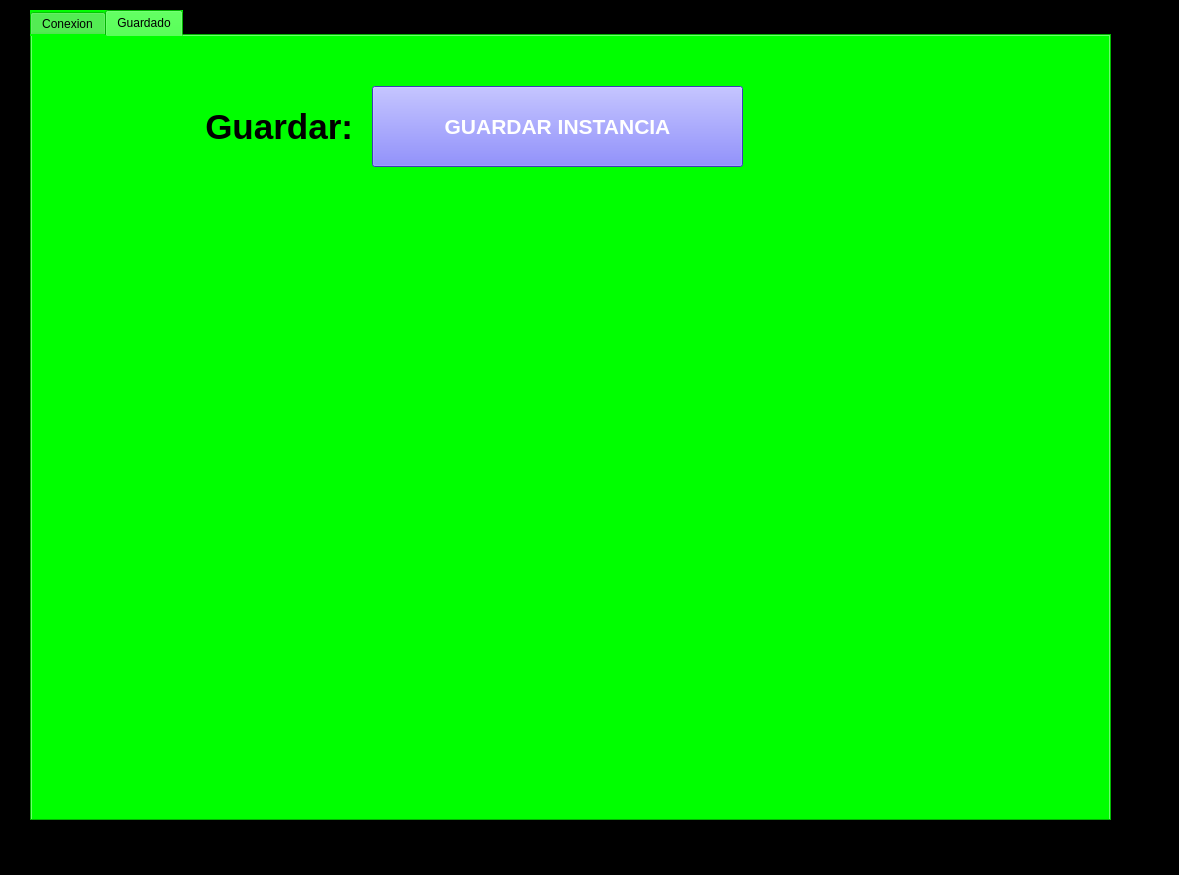
<?xml version="1.0" encoding="UTF-8"?>
<ui version="4.0">
 <class>MainWindow</class>
 <widget class="QMainWindow" name="MainWindow">
  <property name="geometry">
   <rect>
    <x>0</x>
    <y>0</y>
    <width>1179</width>
    <height>875</height>
   </rect>
  </property>
  <property name="windowTitle">
   <string>MainWindow</string>
  </property>
  <property name="styleSheet">
   <string notr="true">background-color: rgb(0, 0, 0);</string>
  </property>
  <widget class="QWidget" name="centralwidget">
   <widget class="QTabWidget" name="tabWidget">
    <property name="geometry">
     <rect>
      <x>30</x>
      <y>10</y>
      <width>1081</width>
      <height>811</height>
     </rect>
    </property>
    <property name="styleSheet">
     <string notr="true">background-color: rgb(0, 255, 0);</string>
    </property>
    <property name="currentIndex">
     <number>1</number>
    </property>
    <widget class="QWidget" name="tab">
     <attribute name="title">
      <string>Conexion</string>
     </attribute>
     <widget class="QLabel" name="label_3">
      <property name="geometry">
       <rect>
        <x>110</x>
        <y>270</y>
        <width>201</width>
        <height>81</height>
       </rect>
      </property>
      <property name="font">
       <font>
        <pointsize>26</pointsize>
        <weight>75</weight>
        <bold>true</bold>
       </font>
      </property>
      <property name="text">
       <string>DATOS:</string>
      </property>
      <property name="alignment">
       <set>Qt::AlignRight|Qt::AlignTrailing|Qt::AlignVCenter</set>
      </property>
     </widget>
     <widget class="QPushButton" name="btn_control">
      <property name="geometry">
       <rect>
        <x>690</x>
        <y>350</y>
        <width>311</width>
        <height>81</height>
       </rect>
      </property>
      <property name="font">
       <font>
        <pointsize>16</pointsize>
        <weight>75</weight>
        <bold>true</bold>
       </font>
      </property>
      <property name="styleSheet">
       <string notr="true">background-color: rgb(85, 85, 255);
color: rgb(255, 255, 255);</string>
      </property>
      <property name="text">
       <string>PRENDER</string>
      </property>
     </widget>
     <widget class="QLabel" name="label_2">
      <property name="geometry">
       <rect>
        <x>100</x>
        <y>150</y>
        <width>221</width>
        <height>81</height>
       </rect>
      </property>
      <property name="font">
       <font>
        <pointsize>26</pointsize>
        <weight>75</weight>
        <bold>true</bold>
       </font>
      </property>
      <property name="text">
       <string>Estado:</string>
      </property>
      <property name="alignment">
       <set>Qt::AlignRight|Qt::AlignTrailing|Qt::AlignVCenter</set>
      </property>
     </widget>
     <widget class="QListWidget" name="datosSensor">
      <property name="geometry">
       <rect>
        <x>150</x>
        <y>350</y>
        <width>491</width>
        <height>411</height>
       </rect>
      </property>
      <property name="styleSheet">
       <string notr="true">background-color: rgb(255, 255, 255);</string>
      </property>
     </widget>
     <widget class="QLabel" name="txt_estado">
      <property name="geometry">
       <rect>
        <x>350</x>
        <y>150</y>
        <width>441</width>
        <height>81</height>
       </rect>
      </property>
      <property name="font">
       <font>
        <pointsize>26</pointsize>
        <weight>75</weight>
        <bold>true</bold>
       </font>
      </property>
      <property name="text">
       <string>DESCONECTADO</string>
      </property>
      <property name="alignment">
       <set>Qt::AlignCenter</set>
      </property>
     </widget>
     <widget class="QPushButton" name="btn_conexion">
      <property name="geometry">
       <rect>
        <x>92</x>
        <y>40</y>
        <width>311</width>
        <height>81</height>
       </rect>
      </property>
      <property name="font">
       <font>
        <pointsize>16</pointsize>
        <weight>75</weight>
        <bold>true</bold>
       </font>
      </property>
      <property name="styleSheet">
       <string notr="true">background-color: rgb(170, 0, 255);
color: rgb(255, 255, 255);</string>
      </property>
      <property name="text">
       <string>CONECTAR</string>
      </property>
     </widget>
     <widget class="QLabel" name="label_4">
      <property name="geometry">
       <rect>
        <x>650</x>
        <y>270</y>
        <width>271</width>
        <height>81</height>
       </rect>
      </property>
      <property name="font">
       <font>
        <pointsize>26</pointsize>
        <weight>75</weight>
        <bold>true</bold>
       </font>
      </property>
      <property name="text">
       <string>CONTROL:</string>
      </property>
      <property name="alignment">
       <set>Qt::AlignRight|Qt::AlignTrailing|Qt::AlignVCenter</set>
      </property>
     </widget>
     <widget class="QLineEdit" name="txt_com">
      <property name="geometry">
       <rect>
        <x>610</x>
        <y>60</y>
        <width>151</width>
        <height>51</height>
       </rect>
      </property>
      <property name="font">
       <font>
        <pointsize>16</pointsize>
        <weight>75</weight>
        <bold>true</bold>
       </font>
      </property>
      <property name="toolTip">
       <string>Ingresa el número del COM</string>
      </property>
      <property name="styleSheet">
       <string notr="true">background-color: rgb(255, 255, 255);</string>
      </property>
      <property name="alignment">
       <set>Qt::AlignCenter</set>
      </property>
      <property name="placeholderText">
       <string>Ej. 2</string>
      </property>
     </widget>
     <widget class="QLabel" name="label">
      <property name="geometry">
       <rect>
        <x>440</x>
        <y>40</y>
        <width>151</width>
        <height>81</height>
       </rect>
      </property>
      <property name="font">
       <font>
        <pointsize>26</pointsize>
        <weight>75</weight>
        <bold>true</bold>
       </font>
      </property>
      <property name="text">
       <string>COM:</string>
      </property>
      <property name="alignment">
       <set>Qt::AlignRight|Qt::AlignTrailing|Qt::AlignVCenter</set>
      </property>
     </widget>
    </widget>
    <widget class="QWidget" name="tab_2">
     <attribute name="title">
      <string>Guardado</string>
     </attribute>
     <widget class="QPushButton" name="btn_guardar">
      <property name="geometry">
       <rect>
        <x>340</x>
        <y>50</y>
        <width>371</width>
        <height>81</height>
       </rect>
      </property>
      <property name="font">
       <font>
        <pointsize>16</pointsize>
        <weight>75</weight>
        <bold>true</bold>
       </font>
      </property>
      <property name="styleSheet">
       <string notr="true">background-color: rgb(85, 85, 255);
color: rgb(255, 255, 255);</string>
      </property>
      <property name="text">
       <string>GUARDAR INSTANCIA</string>
      </property>
     </widget>
     <widget class="QLabel" name="label_9">
      <property name="geometry">
       <rect>
        <x>50</x>
        <y>50</y>
        <width>271</width>
        <height>81</height>
       </rect>
      </property>
      <property name="font">
       <font>
        <pointsize>26</pointsize>
        <weight>75</weight>
        <bold>true</bold>
       </font>
      </property>
      <property name="text">
       <string>Guardar:</string>
      </property>
      <property name="alignment">
       <set>Qt::AlignRight|Qt::AlignTrailing|Qt::AlignVCenter</set>
      </property>
     </widget>
    </widget>
   </widget>
  </widget>
  <widget class="QMenuBar" name="menubar">
   <property name="geometry">
    <rect>
     <x>0</x>
     <y>0</y>
     <width>1179</width>
     <height>22</height>
    </rect>
   </property>
  </widget>
  <widget class="QStatusBar" name="statusbar"/>
 </widget>
 <resources/>
 <connections/>
</ui>
